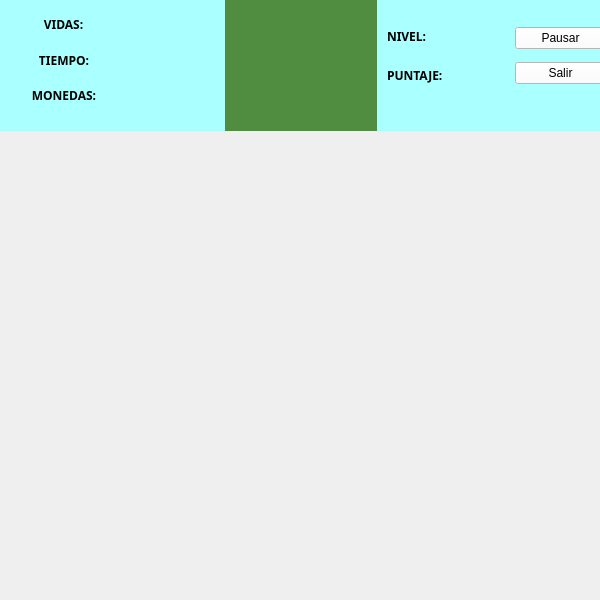
<?xml version="1.0" encoding="UTF-8"?>
<ui version="4.0">
 <class>widget</class>
 <widget class="QWidget" name="widget">
  <property name="geometry">
   <rect>
    <x>0</x>
    <y>0</y>
    <width>600</width>
    <height>600</height>
   </rect>
  </property>
  <property name="windowTitle">
   <string>Juego</string>
  </property>
  <property name="styleSheet">
   <string notr="true"/>
  </property>
  <widget class="QWidget" name="horizontalWidget" native="true">
   <property name="geometry">
    <rect>
     <x>0</x>
     <y>0</y>
     <width>601</width>
     <height>131</height>
    </rect>
   </property>
   <property name="styleSheet">
    <string notr="true">background-color: rgb(81, 141, 65);</string>
   </property>
   <layout class="QHBoxLayout" name="horizontalLayout">
    <item>
     <widget class="QWidget" name="w_vida_tiempo_monedas" native="true">
      <property name="maximumSize">
       <size>
        <width>230</width>
        <height>150</height>
       </size>
      </property>
      <property name="styleSheet">
       <string notr="true">background-color: rgb(170, 255, 255);
border-color: rgb(255, 170, 255);</string>
      </property>
      <widget class="QWidget" name="verticalLayoutWidget">
       <property name="geometry">
        <rect>
         <x>20</x>
         <y>10</y>
         <width>181</width>
         <height>101</height>
        </rect>
       </property>
       <layout class="QVBoxLayout" name="verticalLayout">
        <item>
         <layout class="QHBoxLayout" name="horizontalLayout_6" stretch="0,0">
          <property name="spacing">
           <number>7</number>
          </property>
          <property name="leftMargin">
           <number>0</number>
          </property>
          <item>
           <widget class="QLabel" name="label_3">
            <property name="font">
             <font>
              <family>OCR A Extended</family>
              <pointsize>9</pointsize>
             </font>
            </property>
            <property name="text">
             <string>&lt;html&gt;&lt;head/&gt;&lt;body&gt;&lt;p align=&quot;center&quot;&gt;&lt;span style=&quot; font-weight:600;&quot;&gt;VIDAS:&lt;/span&gt;&lt;/p&gt;&lt;/body&gt;&lt;/html&gt;</string>
            </property>
           </widget>
          </item>
          <item>
           <widget class="QLabel" name="texto_vidas">
            <property name="font">
             <font>
              <family>OCR A Extended</family>
              <pointsize>9</pointsize>
              <weight>75</weight>
              <bold>true</bold>
             </font>
            </property>
            <property name="text">
             <string/>
            </property>
           </widget>
          </item>
         </layout>
        </item>
        <item>
         <layout class="QHBoxLayout" name="horizontalLayout_5">
          <item>
           <widget class="QLabel" name="label_4">
            <property name="font">
             <font>
              <family>OCR A Extended</family>
              <pointsize>9</pointsize>
              <weight>75</weight>
              <bold>true</bold>
             </font>
            </property>
            <property name="text">
             <string>&lt;html&gt;&lt;head/&gt;&lt;body&gt;&lt;p align=&quot;center&quot;&gt;TIEMPO:&lt;/p&gt;&lt;/body&gt;&lt;/html&gt;</string>
            </property>
           </widget>
          </item>
          <item>
           <widget class="QLabel" name="texto_tiempo">
            <property name="font">
             <font>
              <family>OCR A Extended</family>
              <pointsize>9</pointsize>
              <weight>75</weight>
              <bold>true</bold>
             </font>
            </property>
            <property name="text">
             <string/>
            </property>
           </widget>
          </item>
         </layout>
        </item>
        <item>
         <layout class="QHBoxLayout" name="horizontalLayout_2">
          <item>
           <widget class="QLabel" name="label_7">
            <property name="font">
             <font>
              <family>OCR A Extended</family>
              <pointsize>9</pointsize>
              <weight>75</weight>
              <bold>true</bold>
             </font>
            </property>
            <property name="text">
             <string>&lt;html&gt;&lt;head/&gt;&lt;body&gt;&lt;p align=&quot;center&quot;&gt;MONEDAS:&lt;/p&gt;&lt;/body&gt;&lt;/html&gt;</string>
            </property>
           </widget>
          </item>
          <item>
           <widget class="QLabel" name="texto_monedas">
            <property name="font">
             <font>
              <family>OCR A Extended</family>
              <pointsize>9</pointsize>
              <weight>75</weight>
              <bold>true</bold>
             </font>
            </property>
            <property name="text">
             <string/>
            </property>
           </widget>
          </item>
         </layout>
        </item>
       </layout>
      </widget>
     </widget>
    </item>
    <item>
     <widget class="QLabel" name="logo">
      <property name="enabled">
       <bool>true</bool>
      </property>
      <property name="maximumSize">
       <size>
        <width>140</width>
        <height>100</height>
       </size>
      </property>
      <property name="styleSheet">
       <string notr="true">background-color: rgb(81, 141, 65);</string>
      </property>
      <property name="text">
       <string/>
      </property>
      <property name="pixmap">
       <pixmap>../../sprites/Logo.png</pixmap>
      </property>
      <property name="scaledContents">
       <bool>true</bool>
      </property>
     </widget>
    </item>
    <item>
     <widget class="QWidget" name="w_nive_pausar_volver" native="true">
      <property name="minimumSize">
       <size>
        <width>0</width>
        <height>0</height>
       </size>
      </property>
      <property name="maximumSize">
       <size>
        <width>230</width>
        <height>150</height>
       </size>
      </property>
      <property name="styleSheet">
       <string notr="true">background-color: rgb(170, 255, 255);</string>
      </property>
      <widget class="QWidget" name="horizontalLayoutWidget_5">
       <property name="geometry">
        <rect>
         <x>10</x>
         <y>20</y>
         <width>219</width>
         <height>71</height>
        </rect>
       </property>
       <layout class="QHBoxLayout" name="horizontalLayout_7">
        <item>
         <layout class="QVBoxLayout" name="verticalLayout_5">
          <item>
           <layout class="QHBoxLayout" name="horizontalLayout_8">
            <item>
             <widget class="QLabel" name="label_9">
              <property name="font">
               <font>
                <family>OCR A Extended</family>
                <pointsize>9</pointsize>
                <weight>75</weight>
                <bold>true</bold>
               </font>
              </property>
              <property name="text">
               <string>NIVEL:</string>
              </property>
             </widget>
            </item>
            <item>
             <widget class="QLabel" name="texto_nivel">
              <property name="font">
               <font>
                <family>OCR A Extended</family>
                <pointsize>9</pointsize>
                <weight>75</weight>
                <bold>true</bold>
               </font>
              </property>
              <property name="text">
               <string/>
              </property>
             </widget>
            </item>
           </layout>
          </item>
          <item>
           <layout class="QHBoxLayout" name="horizontalLayout_10">
            <item>
             <widget class="QLabel" name="label_11">
              <property name="font">
               <font>
                <family>OCR A Extended</family>
                <pointsize>9</pointsize>
                <weight>75</weight>
                <bold>true</bold>
               </font>
              </property>
              <property name="text">
               <string>PUNTAJE:</string>
              </property>
             </widget>
            </item>
            <item>
             <widget class="QLabel" name="texto_puntaje">
              <property name="font">
               <font>
                <family>OCR A Extended</family>
                <pointsize>9</pointsize>
                <weight>75</weight>
                <bold>true</bold>
               </font>
              </property>
              <property name="text">
               <string/>
              </property>
             </widget>
            </item>
           </layout>
          </item>
         </layout>
        </item>
        <item>
         <layout class="QVBoxLayout" name="verticalLayout_4">
          <property name="leftMargin">
           <number>15</number>
          </property>
          <item>
           <widget class="QPushButton" name="boton_pausar">
            <property name="font">
             <font>
              <pointsize>9</pointsize>
             </font>
            </property>
            <property name="styleSheet">
             <string notr="true">background-color: rgb(255, 255, 255);</string>
            </property>
            <property name="text">
             <string>Pausar</string>
            </property>
           </widget>
          </item>
          <item>
           <widget class="QPushButton" name="boton_salir">
            <property name="font">
             <font>
              <pointsize>9</pointsize>
             </font>
            </property>
            <property name="styleSheet">
             <string notr="true">background-color: rgb(255, 255, 255);</string>
            </property>
            <property name="text">
             <string>Salir</string>
            </property>
           </widget>
          </item>
         </layout>
        </item>
       </layout>
      </widget>
     </widget>
    </item>
   </layout>
  </widget>
  <widget class="QLabel" name="label">
   <property name="geometry">
    <rect>
     <x>0</x>
     <y>415</y>
     <width>600</width>
     <height>40</height>
    </rect>
   </property>
   <property name="text">
    <string/>
   </property>
   <property name="pixmap">
    <pixmap>../../sprites/Mapa/areas/pasto.png</pixmap>
   </property>
   <property name="scaledContents">
    <bool>false</bool>
   </property>
   <property name="wordWrap">
    <bool>false</bool>
   </property>
   <property name="openExternalLinks">
    <bool>false</bool>
   </property>
  </widget>
  <widget class="QLabel" name="label_5">
   <property name="geometry">
    <rect>
     <x>0</x>
     <y>185</y>
     <width>600</width>
     <height>95</height>
    </rect>
   </property>
   <property name="text">
    <string/>
   </property>
   <property name="pixmap">
    <pixmap>../../sprites/Mapa/areas/rio.png</pixmap>
   </property>
  </widget>
  <widget class="QLabel" name="label_8">
   <property name="geometry">
    <rect>
     <x>0</x>
     <y>455</y>
     <width>600</width>
     <height>95</height>
    </rect>
   </property>
   <property name="text">
    <string/>
   </property>
   <property name="pixmap">
    <pixmap>../../sprites/Mapa/areas/carretera.png</pixmap>
   </property>
   <property name="scaledContents">
    <bool>true</bool>
   </property>
  </widget>
  <widget class="QLabel" name="label_10">
   <property name="geometry">
    <rect>
     <x>0</x>
     <y>130</y>
     <width>600</width>
     <height>55</height>
    </rect>
   </property>
   <property name="text">
    <string/>
   </property>
   <property name="pixmap">
    <pixmap>../../sprites/Mapa/areas/pasto.png</pixmap>
   </property>
   <property name="scaledContents">
    <bool>false</bool>
   </property>
  </widget>
  <widget class="QLabel" name="label_12">
   <property name="geometry">
    <rect>
     <x>0</x>
     <y>280</y>
     <width>600</width>
     <height>40</height>
    </rect>
   </property>
   <property name="text">
    <string/>
   </property>
   <property name="pixmap">
    <pixmap>../../sprites/Mapa/areas/pasto.png</pixmap>
   </property>
   <property name="scaledContents">
    <bool>false</bool>
   </property>
  </widget>
  <widget class="QLabel" name="label_13">
   <property name="geometry">
    <rect>
     <x>0</x>
     <y>550</y>
     <width>600</width>
     <height>50</height>
    </rect>
   </property>
   <property name="maximumSize">
    <size>
     <width>600</width>
     <height>16777215</height>
    </size>
   </property>
   <property name="text">
    <string/>
   </property>
   <property name="pixmap">
    <pixmap>../../sprites/Mapa/areas/pasto.png</pixmap>
   </property>
   <property name="scaledContents">
    <bool>false</bool>
   </property>
  </widget>
  <widget class="QLabel" name="froggy">
   <property name="enabled">
    <bool>true</bool>
   </property>
   <property name="geometry">
    <rect>
     <x>280</x>
     <y>580</y>
     <width>25</width>
     <height>20</height>
    </rect>
   </property>
   <property name="font">
    <font>
     <kerning>true</kerning>
    </font>
   </property>
   <property name="autoFillBackground">
    <bool>false</bool>
   </property>
   <property name="text">
    <string/>
   </property>
   <property name="pixmap">
    <pixmap>../../sprites/Personajes/Verde/still.png</pixmap>
   </property>
   <property name="scaledContents">
    <bool>true</bool>
   </property>
   <property name="wordWrap">
    <bool>true</bool>
   </property>
  </widget>
  <widget class="QLabel" name="label_14">
   <property name="geometry">
    <rect>
     <x>0</x>
     <y>320</y>
     <width>600</width>
     <height>95</height>
    </rect>
   </property>
   <property name="text">
    <string/>
   </property>
   <property name="pixmap">
    <pixmap>../../sprites/Mapa/areas/carretera.png</pixmap>
   </property>
   <property name="scaledContents">
    <bool>true</bool>
   </property>
  </widget>
  <zorder>label_14</zorder>
  <zorder>horizontalWidget</zorder>
  <zorder>label</zorder>
  <zorder>label_5</zorder>
  <zorder>label_8</zorder>
  <zorder>label_10</zorder>
  <zorder>label_12</zorder>
  <zorder>label_13</zorder>
  <zorder>froggy</zorder>
 </widget>
 <resources/>
 <connections/>
</ui>
